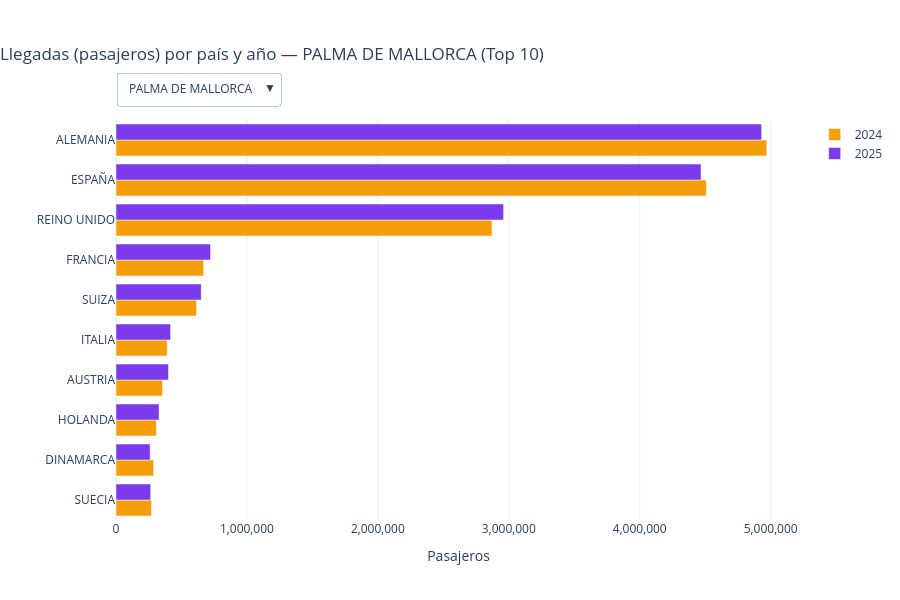
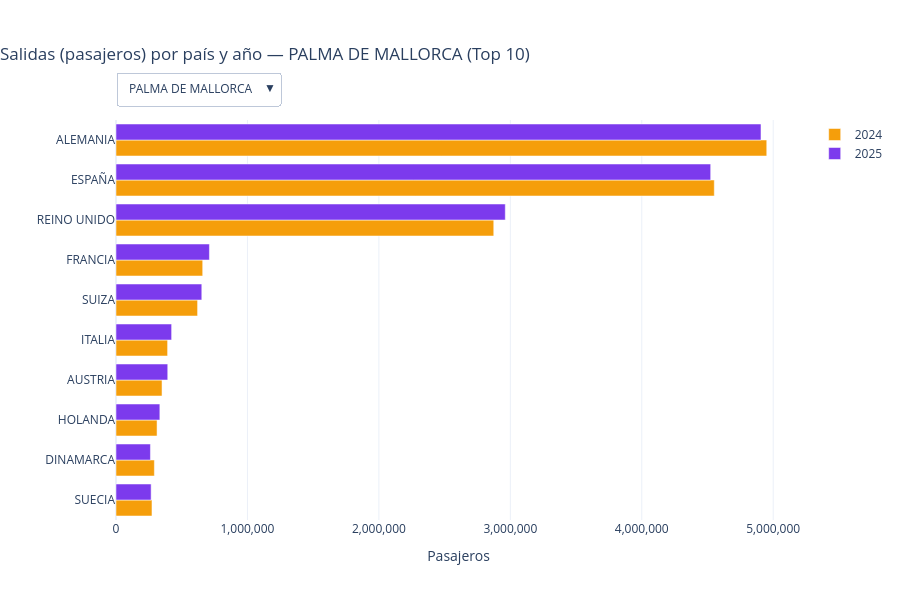

Notebook code for these charts, in order:
### Markdown cell above
### 6.2 Top por dimensión
Ranking por país, clase u otras variables (según disponibilidad).

### Code cell
def compute_topN_by_base_movement_year_dim(df_baleares, base, movement, dim_col, top_n=10, years=YEARS):
    d = df_baleares[
        (df_baleares["aeropuerto_base"] == base) &
        (df_baleares["movimiento"] == movement)
    ].copy()

    g = (
        d.groupby([dim_col, "año"], as_index=False)["pasajeros"]
         .sum()
    )

    p = (
        g.pivot(index=dim_col, columns="año", values="pasajeros")
         .fillna(0)
    )

    for y in years:
        if y not in p.columns:
            p[y] = 0

    p["total"] = p[years].sum(axis=1)

    top = (
        p.sort_values("total", ascending=False)
         .head(top_n)
         .sort_values("total", ascending=True)
    )

    labels = top.index.tolist()
    values_by_year = {y: top[y].tolist() for y in years}

    return labels, values_by_year

def build_figure_dim(df_baleares, movement, title_prefix, dim_col, top_n=10):
    pre = {}
    for b in BASES:
        labels, values_by_year = compute_topN_by_base_movement_year_dim(
            df_baleares, base=b, movement=movement, dim_col=dim_col, top_n=top_n, years=YEARS
        )
        pre[b] = (labels, values_by_year)

    base0 = BASES[0]
    labels0, vals0 = pre[base0]

    fig = go.Figure()

    fig.add_trace(go.Bar(
        y=labels0, x=vals0[2024], orientation="h",
        name="2024", marker_color=COLOR_2024,
        hovertemplate="2024: %{x:,.0f}<extra></extra>"
    ))
    fig.add_trace(go.Bar(
        y=labels0, x=vals0[2025], orientation="h",
        name="2025", marker_color=COLOR_2025,
        hovertemplate="2025: %{x:,.0f}<extra></extra>"
    ))

    buttons = []
    for b in BASES:
        labels, vals = pre[b]
        buttons.append(dict(
            label=b,
            method="update",
            args=[
                {"x": [vals[2024], vals[2025]],
                 "y": [labels, labels]},
                {"title.text": f"{title_prefix} — {b} (Top {top_n})"}
            ]
        ))

    fig.update_layout(
        title=dict(
            text=f"{title_prefix} — {base0} (Top {top_n})",
            x=0.0,
            xanchor="left"
        ),
        xaxis_title="Pasajeros",
        yaxis_title="",
        barmode="group",
        template="plotly_white",
        height=600,
        updatemenus=[dict(
            buttons=buttons,
            direction="down",
            x=0.0,
            xanchor="left",
            y=1.12,
            yanchor="top",
            showactive=True
        )],
        margin=dict(t=120)
    )

    fig.update_xaxes(tickformat=",")

    return fig

pais_col = "país" if "país" in df_baleares.columns else "pais"

fig_llegadas_pais = build_figure_dim(
    df_baleares,
    movement="LLEGADA",
    title_prefix="Llegadas (pasajeros) por país y año",
    dim_col=pais_col,
    top_n=10
)
fig_llegadas_pais.show()

fig_salidas_pais = build_figure_dim(
    df_baleares,
    movement="SALIDA",
    title_prefix="Salidas (pasajeros) por país y año",
    dim_col=pais_col,
    top_n=10
)
fig_salidas_pais.show()

### Figure 1 — Plotly figure (JSON) as saved in the notebook; plotly's stock layout.template omitted (floating-point values rounded to 4 significant figures)
{"data": [{"hovertemplate": "2024: %{x:,.0f}<extra></extra>", "marker": {"color": "#F59E0B"}, "name": "2024", "orientation": "h", "type": "bar", "x": [270759, 287949, 308225, 355833, 390781, 615356, 669700, 2871734, 4508759, 4969855], "y": ["SUECIA", "DINAMARCA", "HOLANDA", "AUSTRIA", "ITALIA", "SUIZA", "FRANCIA", "REINO UNIDO", "ESPAÑA", "ALEMANIA"]}, {"hovertemplate": "2025: %{x:,.0f}<extra></extra>", "marker": {"color": "#7C3AED"}, "name": "2025", "orientation": "h", "type": "bar", "x": [264874, 260788, 328946, 401030, 416718, 650729, 721862, 2960264, 4467876, 4930735], "y": ["SUECIA", "DINAMARCA", "HOLANDA", "AUSTRIA", "ITALIA", "SUIZA", "FRANCIA", "REINO UNIDO", "ESPAÑA", "ALEMANIA"]}], "layout": {"barmode": "group", "height": 600, "margin": {"t": 120}, "title": {"text": "Llegadas (pasajeros) por país y año — PALMA DE MALLORCA (Top 10)", "x": 0, "xanchor": "left"}, "updatemenus": [{"buttons": [{"args": [{"x": [[270759, 287949, 308225, 355833, 390781, 615356, 669700, 2871734, 4508759, 4969855], [264874, 260788, 328946, 401030, 416718, 650729, 721862, 2960264, 4467876, 4930735]], "y": [["SUECIA", "DINAMARCA", "HOLANDA", "AUSTRIA", "ITALIA", "SUIZA", "FRANCIA", "REINO UNIDO", "ESPAÑA", "ALEMANIA"], ["SUECIA", "DINAMARCA", "HOLANDA", "AUSTRIA", "ITALIA", "SUIZA", "FRANCIA", "REINO UNIDO", "ESPAÑA", "ALEMANIA"]]}, {"title.text": "Llegadas (pasajeros) por país y año — PALMA DE MALLORCA (Top 10)"}], "label": "PALMA DE MALLORCA", "method": "update"}, {"args": [{"x": [[55745, 62700, 88300, 129456, 209802, 281623, 352177, 457441, 922608, 1900053], [51361, 59557, 91167, 131459, 215337, 287425, 348122, 484297, 936274, 1877693]], "y": [["AUSTRIA", "PORTUGAL", "BELGICA", "SUIZA", "FRANCIA", "HOLANDA", "ALEMANIA", "ITALIA", "REINO UNIDO", "ESPAÑA"], ["AUSTRIA", "PORTUGAL", "BELGICA", "SUIZA", "FRANCIA", "HOLANDA", "ALEMANIA", "ITALIA", "REINO UNIDO", "ESPAÑA"]]}, {"title.text": "Llegadas (pasajeros) por país y año — IBIZA (Top 10)"}], "label": "IBIZA", "method": "update"}, {"args": [{"x": [[11819, 13522, 13612, 35682, 37098, 55577, 123098, 196193, 503346, 1064477], [12662, 13336, 18058, 32935, 45750, 58818, 113954, 233729, 495530, 1044571]], "y": [["HOLANDA", "BELGICA", "POLONIA", "SUIZA", "PORTUGAL", "ALEMANIA", "ITALIA", "FRANCIA", "REINO UNIDO", "ESPAÑA"], ["HOLANDA", "BELGICA", "POLONIA", "SUIZA", "PORTUGAL", "ALEMANIA", "ITALIA", "FRANCIA", "REINO UNIDO", "ESPAÑA"]]}, {"title.text": "Llegadas (pasajeros) por país y año — MENORCA (Top 10)"}], "label": "MENORCA", "method": "update"}], "direction": "down", "showactive": true, "x": 0, "xanchor": "left", "y": 1.12, "yanchor": "top"}], "xaxis": {"tickformat": ",", "title": {"text": "Pasajeros"}}, "yaxis": {"title": {"text": ""}}}}

### Figure 2 — Plotly figure (JSON) as saved in the notebook; plotly's stock layout.template omitted (floating-point values rounded to 4 significant figures)
{"data": [{"hovertemplate": "2024: %{x:,.0f}<extra></extra>", "marker": {"color": "#F59E0B"}, "name": "2024", "orientation": "h", "type": "bar", "x": [273698, 291917, 312335, 350171, 392579, 620625, 659577, 2873850, 4551707, 4950828], "y": ["SUECIA", "DINAMARCA", "HOLANDA", "AUSTRIA", "ITALIA", "SUIZA", "FRANCIA", "REINO UNIDO", "ESPAÑA", "ALEMANIA"]}, {"hovertemplate": "2025: %{x:,.0f}<extra></extra>", "marker": {"color": "#7C3AED"}, "name": "2025", "orientation": "h", "type": "bar", "x": [267229, 261974, 333608, 393623, 423130, 652648, 710677, 2961708, 4524252, 4907030], "y": ["SUECIA", "DINAMARCA", "HOLANDA", "AUSTRIA", "ITALIA", "SUIZA", "FRANCIA", "REINO UNIDO", "ESPAÑA", "ALEMANIA"]}], "layout": {"barmode": "group", "height": 600, "margin": {"t": 120}, "title": {"text": "Salidas (pasajeros) por país y año — PALMA DE MALLORCA (Top 10)", "x": 0, "xanchor": "left"}, "updatemenus": [{"buttons": [{"args": [{"x": [[273698, 291917, 312335, 350171, 392579, 620625, 659577, 2873850, 4551707, 4950828], [267229, 261974, 333608, 393623, 423130, 652648, 710677, 2961708, 4524252, 4907030]], "y": [["SUECIA", "DINAMARCA", "HOLANDA", "AUSTRIA", "ITALIA", "SUIZA", "FRANCIA", "REINO UNIDO", "ESPAÑA", "ALEMANIA"], ["SUECIA", "DINAMARCA", "HOLANDA", "AUSTRIA", "ITALIA", "SUIZA", "FRANCIA", "REINO UNIDO", "ESPAÑA", "ALEMANIA"]]}, {"title.text": "Salidas (pasajeros) por país y año — PALMA DE MALLORCA (Top 10)"}], "label": "PALMA DE MALLORCA", "method": "update"}, {"args": [{"x": [[56120, 64490, 88853, 126844, 207924, 283507, 353688, 456576, 923138, 1916614], [50785, 61294, 90950, 127496, 214404, 291399, 346941, 484746, 935130, 1899279]], "y": [["AUSTRIA", "PORTUGAL", "BELGICA", "SUIZA", "FRANCIA", "HOLANDA", "ALEMANIA", "ITALIA", "REINO UNIDO", "ESPAÑA"], ["AUSTRIA", "PORTUGAL", "BELGICA", "SUIZA", "FRANCIA", "HOLANDA", "ALEMANIA", "ITALIA", "REINO UNIDO", "ESPAÑA"]]}, {"title.text": "Salidas (pasajeros) por país y año — IBIZA (Top 10)"}], "label": "IBIZA", "method": "update"}, {"args": [{"x": [[10679, 12148, 13613, 36181, 36987, 55149, 121928, 194331, 503773, 1080228], [11352, 12960, 18034, 34546, 46352, 58444, 112954, 231912, 496537, 1059942]], "y": [["BELGICA", "HOLANDA", "POLONIA", "SUIZA", "PORTUGAL", "ALEMANIA", "ITALIA", "FRANCIA", "REINO UNIDO", "ESPAÑA"], ["BELGICA", "HOLANDA", "POLONIA", "SUIZA", "PORTUGAL", "ALEMANIA", "ITALIA", "FRANCIA", "REINO UNIDO", "ESPAÑA"]]}, {"title.text": "Salidas (pasajeros) por país y año — MENORCA (Top 10)"}], "label": "MENORCA", "method": "update"}], "direction": "down", "showactive": true, "x": 0, "xanchor": "left", "y": 1.12, "yanchor": "top"}], "xaxis": {"tickformat": ",", "title": {"text": "Pasajeros"}}, "yaxis": {"title": {"text": ""}}}}
